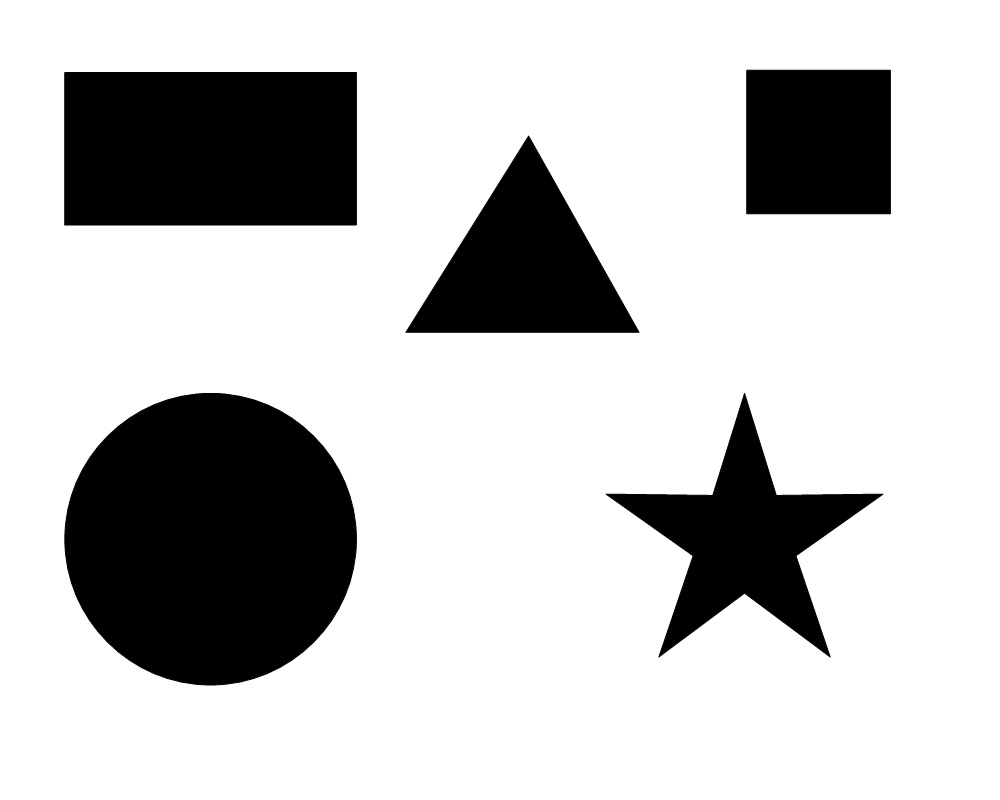
#> input picture Data/shapes.jpg, 1000 x 800 px, found by its file name
$ python '22 geo_shape_detect.py'
#> lines starting #> are read from the running program, lines starting #| are printed output that depends on the picture; after the words box and inside, x2 and y2 are one past the last pixel; in counts of white or black regions, pixels touching at a corner belong together; long printed decimals are rounded
import cv2
import numpy as np
import matplotlib.pyplot as plt

img = cv2.imread("shapes.jpg")
#> img is the input picture: shape (800, 1000, 3); min 0, max 255, mean 197.7
gray = cv2.cvtColor(img, cv2.COLOR_BGR2GRAY)

ret, thresh = cv2.threshold(gray, 127,255, cv2.THRESH_BINARY)
#> thresh: shape (800, 1000); 77.5% white; 5 black regions
contours, _ = cv2.findContours(thresh, cv2.RETR_TREE, cv2.CHAIN_APPROX_NONE)
#> contours = 6 contours; box (x1, y1, x2, y2) and area: (0, 0, 1000, 800) 798201, (63, 392, 358, 687) 67560, (63, 71, 358, 227) 45559, (605, 392, 884, 658) 24146, (405, 135, 640, 334) 23587, (745, 69, 892, 215) 21168

for i in contours:
    ### all shapes are closed so True, arcLength calculate contour parameter, curve length
    ### approxPolyDP : To perform an approximation of a shape of a contour
    approx = cv2.approxPolyDP(i, 0.01*cv2.arcLength(i, True), True)
    cv2.drawContours(img, [approx], 0, (255,0,0), 3)

    x = approx.ravel()[0]      ### ravel: for flatten aray
    y = approx.ravel()[1]

    if len(approx) == 3:
        cv2.putText(img, "Triangle", (x, y), cv2.FONT_HERSHEY_COMPLEX, 1 , (0,255,0), 2)

    elif len(approx) == 4:
        x, y, w, h = cv2.boundingRect(approx)
        ratio = w/h
        print(ratio)
        if 0.95<ratio<1.05:
            cv2.putText(img, "Square", (x, y), cv2.FONT_HERSHEY_COMPLEX, 1, (0,255,0), 2)
        else:
            cv2.putText(img, "Rectangle", (x, y), cv2.FONT_HERSHEY_COMPLEX, 1, (0,255,0), 2)

    elif len(approx) == 10:
        cv2.putText(img, "Star", (x, y), cv2.FONT_HERSHEY_COMPLEX, 1, (0,255,0), 2)

    else:
        cv2.putText(img, "circle", (x, y), cv2.FONT_HERSHEY_COMPLEX, 1, (0,255,0), 2)
#> this loop made 6 passes
#> (approx, w, h, ratio) on passes 1, 5, 6: ([[0, 0], [0, 799], [999, 799], [999, 0]], 1000, 800, 1.25), ([[63, 72], [356, 71], [357, 224], [64, 225]], 295, 155, 1.9), ([[745, 70], [890, 69], [891, 213], [746, 214]], 147, 146, 1.01)
#| 1.25
#| 1.903
#| 1.007
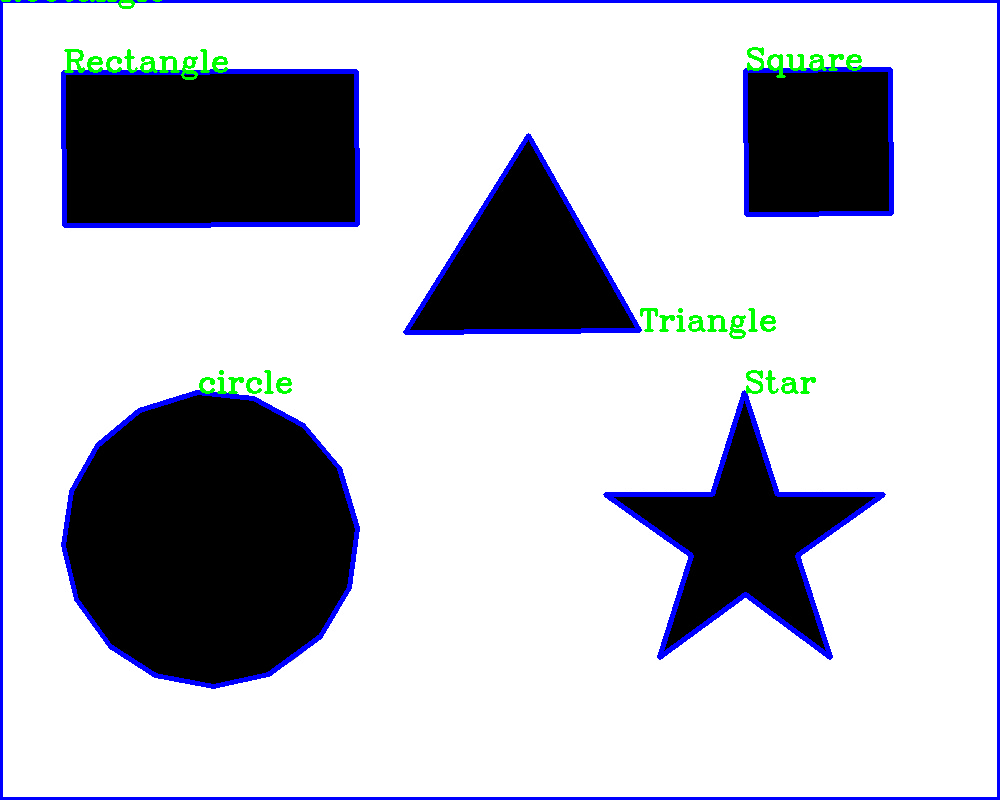
#> img: shape (800, 1000, 3); 4.52% of pixels changed, all inside (x1, y1, x2, y2) = (0, 0, 1000, 800)


plt.imshow(img)
plt.show()
